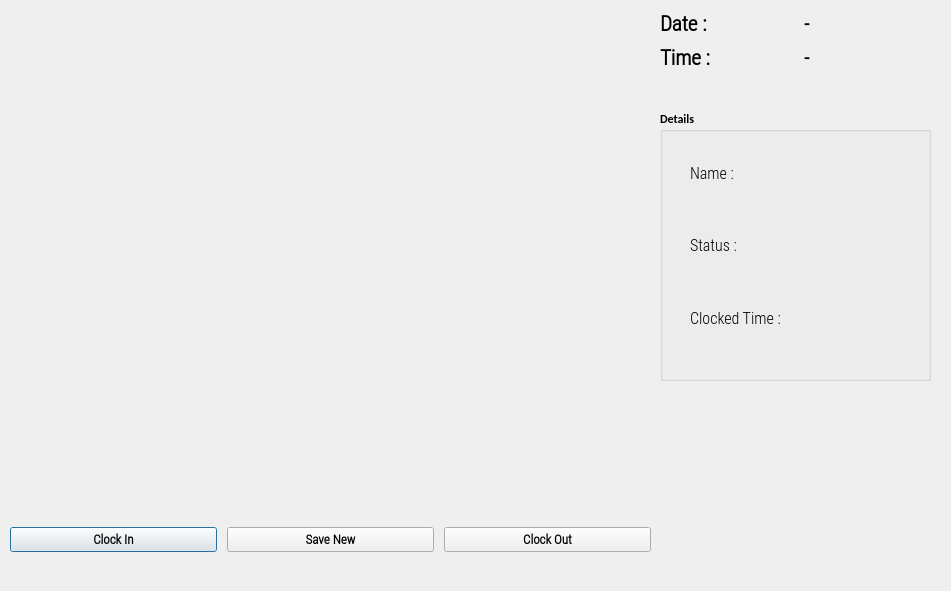
<?xml version="1.0" encoding="UTF-8"?>
<ui version="4.0">
 <class>OutputDialog</class>
 <widget class="QDialog" name="OutputDialog">
  <property name="enabled">
   <bool>true</bool>
  </property>
  <property name="geometry">
   <rect>
    <x>0</x>
    <y>0</y>
    <width>951</width>
    <height>591</height>
   </rect>
  </property>
  <property name="minimumSize">
   <size>
    <width>0</width>
    <height>0</height>
   </size>
  </property>
  <property name="maximumSize">
   <size>
    <width>1280</width>
    <height>720</height>
   </size>
  </property>
  <property name="font">
   <font>
    <family>Calibri</family>
    <weight>75</weight>
    <bold>true</bold>
   </font>
  </property>
  <property name="windowTitle">
   <string>Face Recognition Attendance</string>
  </property>
  <property name="windowIcon">
   <iconset resource="resource.qrc">
    <normaloff>:/icon/icom.png</normaloff>:/icon/icom.png</iconset>
  </property>
  <widget class="QLabel" name="imgLabel">
   <property name="geometry">
    <rect>
     <x>0</x>
     <y>10</y>
     <width>640</width>
     <height>480</height>
    </rect>
   </property>
   <property name="minimumSize">
    <size>
     <width>4</width>
     <height>0</height>
    </size>
   </property>
   <property name="maximumSize">
    <size>
     <width>640</width>
     <height>480</height>
    </size>
   </property>
   <property name="text">
    <string/>
   </property>
  </widget>
  <widget class="QWidget" name="horizontalLayoutWidget">
   <property name="geometry">
    <rect>
     <x>10</x>
     <y>500</y>
     <width>641</width>
     <height>80</height>
    </rect>
   </property>
   <layout class="QHBoxLayout" name="horizontalLayout">
    <property name="spacing">
     <number>10</number>
    </property>
    <property name="sizeConstraint">
     <enum>QLayout::SetDefaultConstraint</enum>
    </property>
    <item>
     <widget class="QPushButton" name="ClockInButton">
      <property name="font">
       <font>
        <family>Roboto Condensed Light</family>
        <pointsize>10</pointsize>
        <weight>75</weight>
        <bold>true</bold>
       </font>
      </property>
      <property name="text">
       <string>Clock In</string>
      </property>
      <property name="checkable">
       <bool>true</bool>
      </property>
     </widget>
    </item>
    <item>
     <widget class="QPushButton" name="SaveNewButton">
      <property name="font">
       <font>
        <family>Roboto Condensed Light</family>
        <pointsize>10</pointsize>
        <weight>75</weight>
        <bold>true</bold>
       </font>
      </property>
      <property name="autoFillBackground">
       <bool>false</bool>
      </property>
      <property name="text">
       <string>Save New</string>
      </property>
      <property name="checkable">
       <bool>true</bool>
      </property>
      <property name="autoRepeatDelay">
       <number>700</number>
      </property>
      <property name="autoRepeatInterval">
       <number>300</number>
      </property>
     </widget>
    </item>
    <item>
     <widget class="QPushButton" name="ClockOutButton">
      <property name="font">
       <font>
        <family>Roboto Condensed Light</family>
        <pointsize>10</pointsize>
        <weight>75</weight>
        <bold>true</bold>
       </font>
      </property>
      <property name="text">
       <string>Clock Out</string>
      </property>
      <property name="checkable">
       <bool>true</bool>
      </property>
     </widget>
    </item>
   </layout>
  </widget>
  <widget class="QWidget" name="gridLayoutWidget">
   <property name="geometry">
    <rect>
     <x>660</x>
     <y>10</y>
     <width>281</width>
     <height>61</height>
    </rect>
   </property>
   <layout class="QGridLayout" name="gridLayout_2">
    <item row="0" column="0">
     <widget class="QLabel" name="label">
      <property name="font">
       <font>
        <family>Roboto Condensed Light</family>
        <pointsize>16</pointsize>
        <weight>75</weight>
        <bold>true</bold>
       </font>
      </property>
      <property name="text">
       <string>Date :</string>
      </property>
     </widget>
    </item>
    <item row="0" column="1">
     <widget class="QLabel" name="Date_Label">
      <property name="font">
       <font>
        <family>Roboto Condensed Light</family>
        <pointsize>15</pointsize>
        <weight>75</weight>
        <bold>true</bold>
       </font>
      </property>
      <property name="text">
       <string>-</string>
      </property>
     </widget>
    </item>
    <item row="1" column="0">
     <widget class="QLabel" name="label_2">
      <property name="font">
       <font>
        <family>Roboto Condensed Light</family>
        <pointsize>16</pointsize>
        <weight>75</weight>
        <bold>true</bold>
       </font>
      </property>
      <property name="text">
       <string>Time :</string>
      </property>
     </widget>
    </item>
    <item row="1" column="1">
     <widget class="QLabel" name="Time_Label">
      <property name="font">
       <font>
        <family>Roboto Condensed Light</family>
        <pointsize>15</pointsize>
        <weight>75</weight>
        <bold>true</bold>
       </font>
      </property>
      <property name="text">
       <string>-</string>
      </property>
     </widget>
    </item>
   </layout>
  </widget>
  <widget class="QGroupBox" name="groupBox">
   <property name="geometry">
    <rect>
     <x>660</x>
     <y>110</y>
     <width>271</width>
     <height>271</height>
    </rect>
   </property>
   <property name="title">
    <string>Details</string>
   </property>
   <widget class="QWidget" name="verticalLayoutWidget">
    <property name="geometry">
     <rect>
      <x>30</x>
      <y>30</y>
      <width>100</width>
      <height>211</height>
     </rect>
    </property>
    <layout class="QVBoxLayout" name="verticalLayout">
     <item>
      <widget class="QLabel" name="label_3">
       <property name="font">
        <font>
         <family>Roboto Condensed Light</family>
         <pointsize>12</pointsize>
         <weight>50</weight>
         <bold>false</bold>
        </font>
       </property>
       <property name="text">
        <string>Name : </string>
       </property>
      </widget>
     </item>
     <item>
      <widget class="QLabel" name="label_4">
       <property name="font">
        <font>
         <family>Roboto Condensed Light</family>
         <pointsize>12</pointsize>
         <weight>50</weight>
         <bold>false</bold>
        </font>
       </property>
       <property name="text">
        <string>Status :</string>
       </property>
      </widget>
     </item>
     <item>
      <widget class="QLabel" name="label_5">
       <property name="font">
        <font>
         <family>Roboto Condensed Light</family>
         <pointsize>12</pointsize>
         <weight>50</weight>
         <bold>false</bold>
        </font>
       </property>
       <property name="text">
        <string>Clocked Time : </string>
       </property>
      </widget>
     </item>
    </layout>
   </widget>
   <widget class="QWidget" name="verticalLayoutWidget_2">
    <property name="geometry">
     <rect>
      <x>120</x>
      <y>30</y>
      <width>131</width>
      <height>211</height>
     </rect>
    </property>
    <layout class="QVBoxLayout" name="verticalLayout_2">
     <item>
      <widget class="QLabel" name="NameLabel">
       <property name="font">
        <font>
         <family>Roboto Condensed Light</family>
         <pointsize>12</pointsize>
         <weight>50</weight>
         <bold>false</bold>
        </font>
       </property>
       <property name="text">
        <string/>
       </property>
      </widget>
     </item>
     <item>
      <widget class="QLabel" name="StatusLabel">
       <property name="font">
        <font>
         <family>Roboto Condensed Light</family>
         <pointsize>12</pointsize>
         <weight>50</weight>
         <bold>false</bold>
        </font>
       </property>
       <property name="text">
        <string/>
       </property>
      </widget>
     </item>
     <item>
      <layout class="QHBoxLayout" name="horizontalLayout_2">
       <item>
        <widget class="QLabel" name="HoursLabel">
         <property name="font">
          <font>
           <family>Roboto Condensed Light</family>
           <pointsize>12</pointsize>
           <weight>50</weight>
           <bold>false</bold>
          </font>
         </property>
         <property name="text">
          <string/>
         </property>
        </widget>
       </item>
       <item>
        <widget class="QLabel" name="MinLabel">
         <property name="font">
          <font>
           <family>Roboto Condensed Light</family>
           <pointsize>12</pointsize>
           <weight>50</weight>
           <bold>false</bold>
          </font>
         </property>
         <property name="text">
          <string/>
         </property>
        </widget>
       </item>
      </layout>
     </item>
    </layout>
   </widget>
  </widget>
 </widget>
 <resources>
  <include location="resource.qrc"/>
 </resources>
 <connections/>
</ui>
